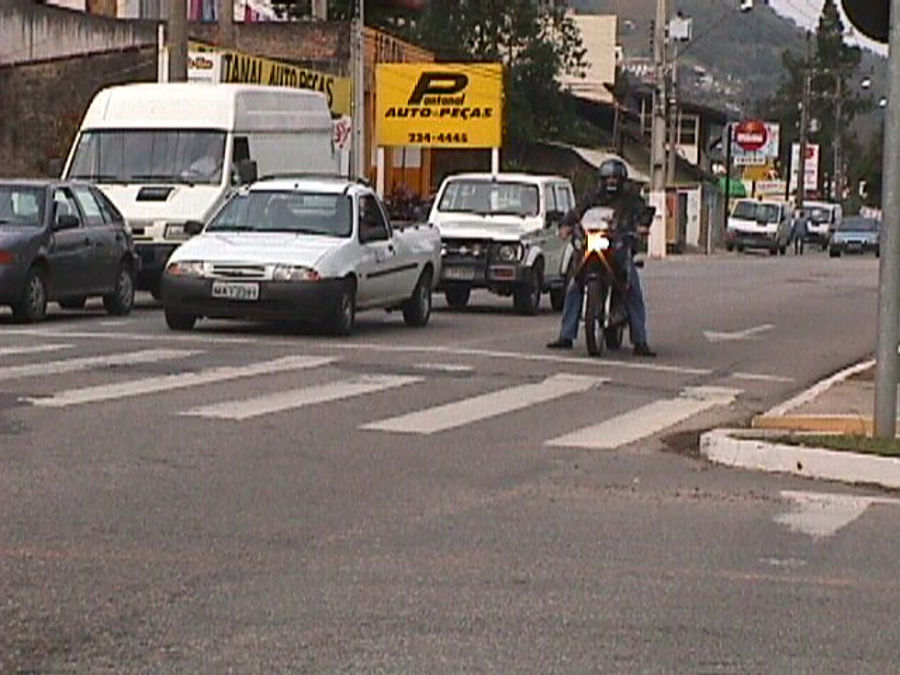
#> input picture Atividade 02/Imagens - Atividade 02/Tarefa-01/street-01.jpg, 900 x 675 px, found by its file name
$ python programa01.py
#> lines starting #> are read from the running program, lines starting #| are printed output that depends on the picture; after the words box and inside, x2 and y2 are one past the last pixel; in counts of white or black regions, pixels touching at a corner belong together
import cv2

# Carregar as imagens
img_com_carros = cv2.imread('D:\seubi\Documents\RAS\OnBoarding_Missao_02\Atividade 02\Imagens - Atividade 02\Tarefa-01\street-01.jpg')
#> img_com_carros is the input picture: shape (675, 900, 3); mean B, G, R 102.3, 108.4, 119.5
img_sem_carros = cv2.imread('D:\seubi\Documents\RAS\OnBoarding_Missao_02\Atividade 02\Imagens - Atividade 02\Tarefa-01\street-00.jpg')
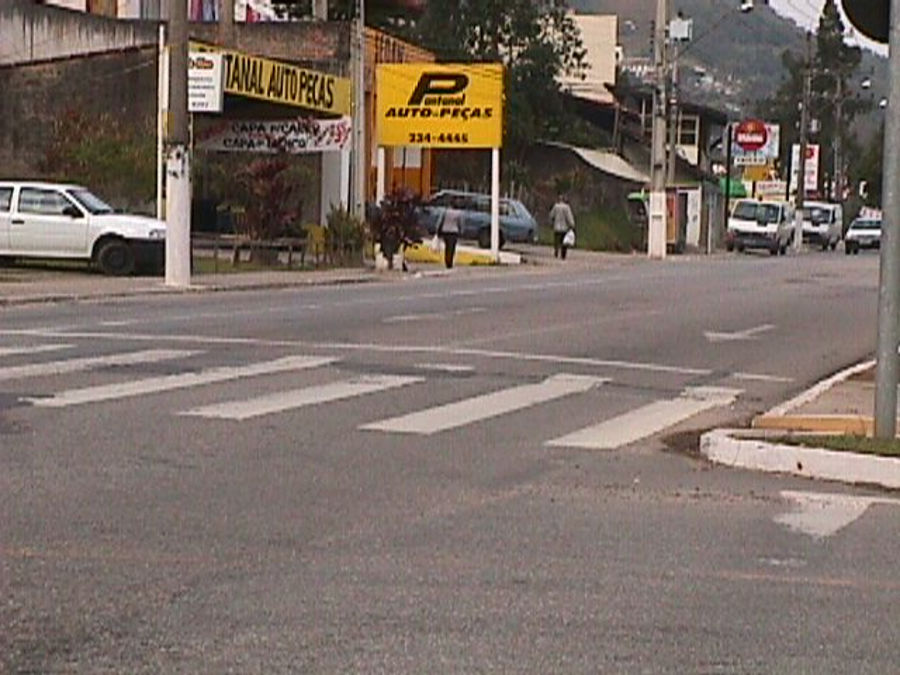
#> input picture Atividade 02/Imagens - Atividade 02/Tarefa-01/street-00.jpg, 900 x 675 px, found by its file name
#> img_sem_carros is the input picture: shape (675, 900, 3); mean B, G, R 101.4, 109, 122.3

# Subtração entre as imagens
diferenca = cv2.absdiff(img_com_carros, img_sem_carros)
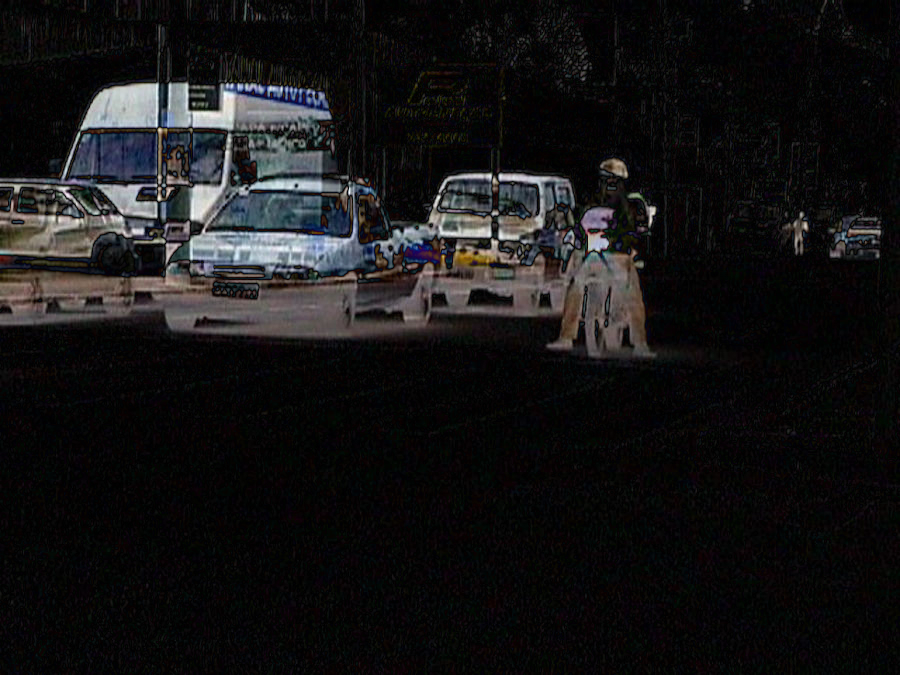
#> diferenca: shape (675, 900, 3); mean B, G, R 21.7, 21.1, 21.7

# Conversão para escala de cinza
diferenca_gray = cv2.cvtColor(diferenca, cv2.COLOR_BGR2GRAY)

# Aplicação de threshold
_, binarizada = cv2.threshold(diferenca_gray, 50, 255, cv2.THRESH_BINARY)
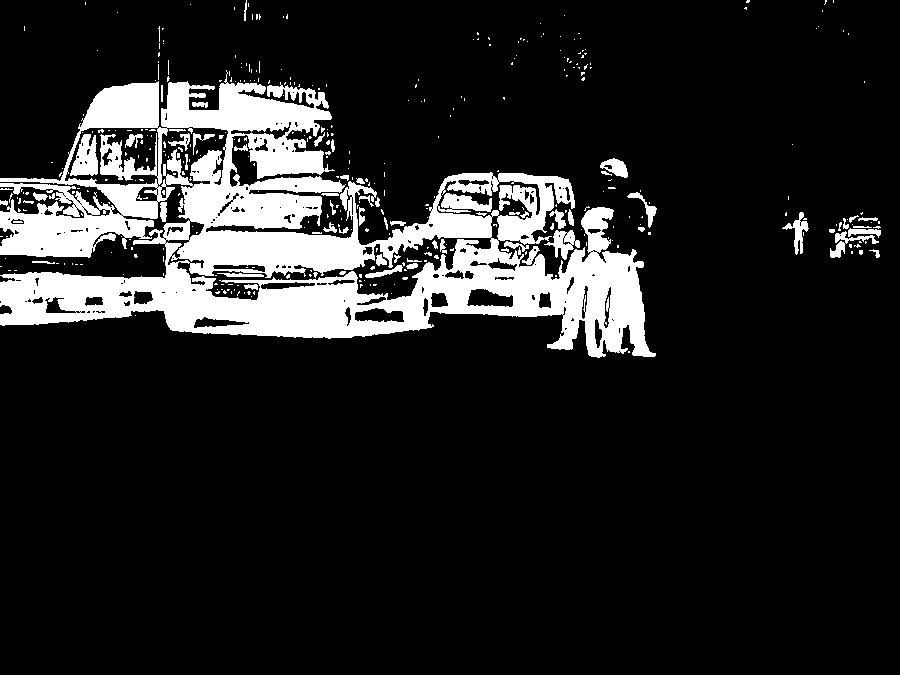
#> binarizada: shape (675, 900); 13.8% white; 392 white regions (330 under 20 px)

# Detecção de contornos
contornos, _ = cv2.findContours(binarizada, cv2.RETR_EXTERNAL, cv2.CHAIN_APPROX_SIMPLE)
#> contornos = 286 contours, 255 with area under 20; largest, box (x1, y1, x2, y2) and area: (0, 70, 656, 358) 92711, (544, 230, 580, 260) 434, (600, 158, 628, 178) 302, (782, 212, 809, 255) 294, (830, 231, 879, 258) 277

# Desenhar contornos na imagem original
resultado = img_com_carros.copy()
for contorno in contornos:
    x, y, w, h = cv2.boundingRect(contorno)
    cv2.rectangle(resultado, (x, y), (w+x, h+y), (0, 255, 0), 2)
#> this loop made 286 passes
#> (contorno, x, y, w, h) on passes 1, 3, 5: ([[628, 351], [628, 352], [629, 352], [629, 351]], 628, 351, 2, 2), ([[555, 275], [555, 276], [556, 276], [556, 275]], 555, 275, 2, 2), ([[163, 273], [163, 275]], 163, 273, 1, 3)
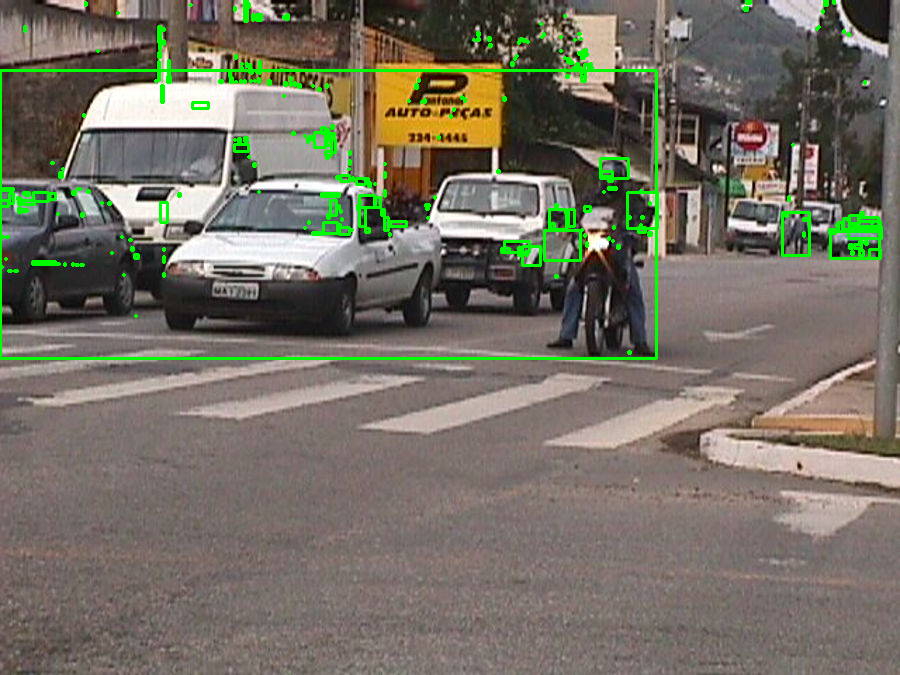
#> resultado: shape (675, 900, 3); 2.71% of pixels changed, all inside (x1, y1, x2, y2) = (0, 0, 883, 360)

# Exibir o resultado
cv2.imshow('Detecção de Carros', resultado)

#teste imagem
cv2.imshow('Rua com carro',img_com_carros)
cv2.imshow('Rua sem carro',img_sem_carros)
cv2.waitKey(0)
cv2.destroyAllWindows()
